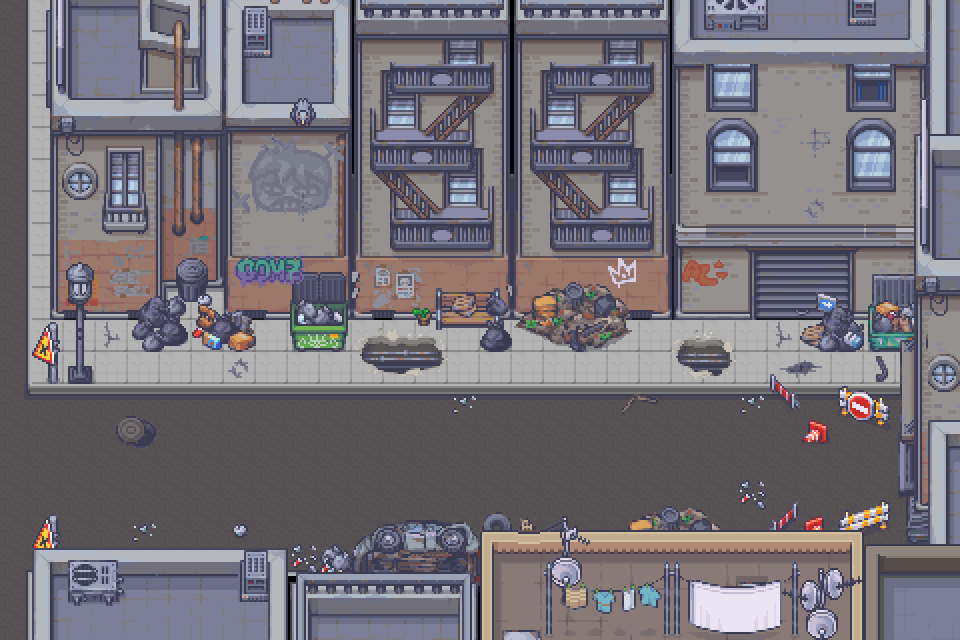

This is a level from a 2D game, rendered from its Tiled map with the project's own tilesets. A one-line summary and the map file follow, with tile-layer data summarised:
An orthogonal 30x20 tile map with 32x32 px tiles, 7 tile layers (Floor, Walls, Floor decorarion, Encima del pj, ...), 2 hidden layers not drawn, 5 tilesets.

<map version="1.10" tiledversion="1.11.2" orientation="orthogonal" renderorder="right-down" width="30" height="20" tilewidth="32" tileheight="32" infinite="0" nextlayerid="11" nextobjectid="35">
 <tileset firstgid="1" source="../../tilesets/tsx/5_Floor_Modular_Buildings_32x32.tsx" />
 <tileset firstgid="8289" source="../../tilesets/tsx/4_Generic_Buildings_32x32.tsx" />
 <tileset firstgid="14689" source="../../tilesets/tsx/20_Subway_and_Train_Station_32x32.tsx" />
 <tileset firstgid="20609" name="2_City_Terrains_32x32" tilewidth="32" tileheight="32" tilecount="6077" columns="59">
  <image source="../../tilesets/png/2_City_Terrains_32x32.png" width="1888" height="3296" />
 </tileset>
 <tileset firstgid="26686" source="../../tilesets/tsx/3_City_Props_32x32.tsx" />
 <layer id="2" name="Floor" width="30" height="20">
  <data>[600 cells, 275 non-empty, 21 distinct tile ids]</data>
 </layer>
 <layer id="1" name="Walls" width="30" height="20">
  <data>[600 cells, 316 non-empty, 222 distinct tile ids]</data>
 </layer>
 <layer id="7" name="Floor decorarion" width="30" height="20">
  <data>[600 cells, 83 non-empty, 67 distinct tile ids]</data>
 </layer>
 <layer id="10" name="Encima del pj" width="30" height="20">
  <data>[600 cells, 14 non-empty, 14 distinct tile ids]</data>
 </layer>
 <layer id="8" name="Decorartion2" width="30" height="20">
  <data>[600 cells, 37 non-empty, 36 distinct tile ids]</data>
 </layer>
 <layer id="5" name="Walls2" width="30" height="20">
  <data>[600 cells, 118 non-empty, 101 distinct tile ids]</data>
 </layer>
 <layer id="4" name="Decoration" width="30" height="20">
  <data>[600 cells, 70 non-empty, 64 distinct tile ids]</data>
 </layer>
 <layer id="9" name="Collisions" width="30" height="20" visible="0">
  <data>[600 cells, 436 non-empty, 1 distinct tile ids]</data>
 </layer>
 <layer id="11" name="Up level" width="30" height="20" visible="0">
  <data>[600 cells, 3 non-empty, 1 distinct tile ids]</data>
 </layer>
</map>
